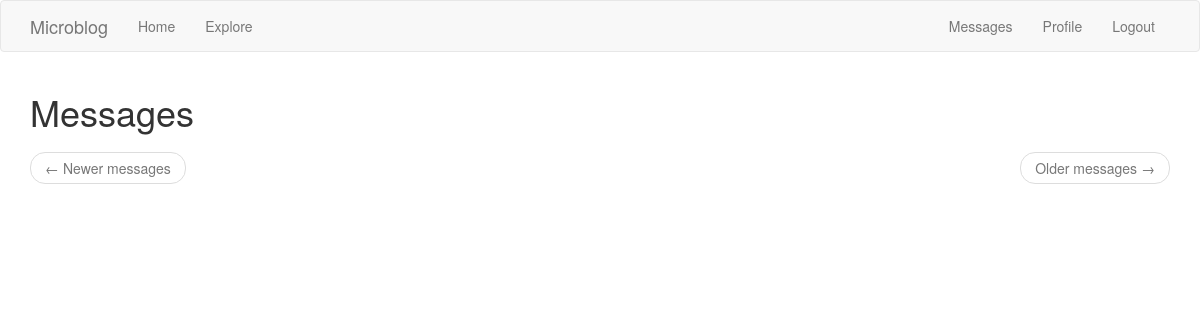
Before: /messages (signed in) with the older database file.
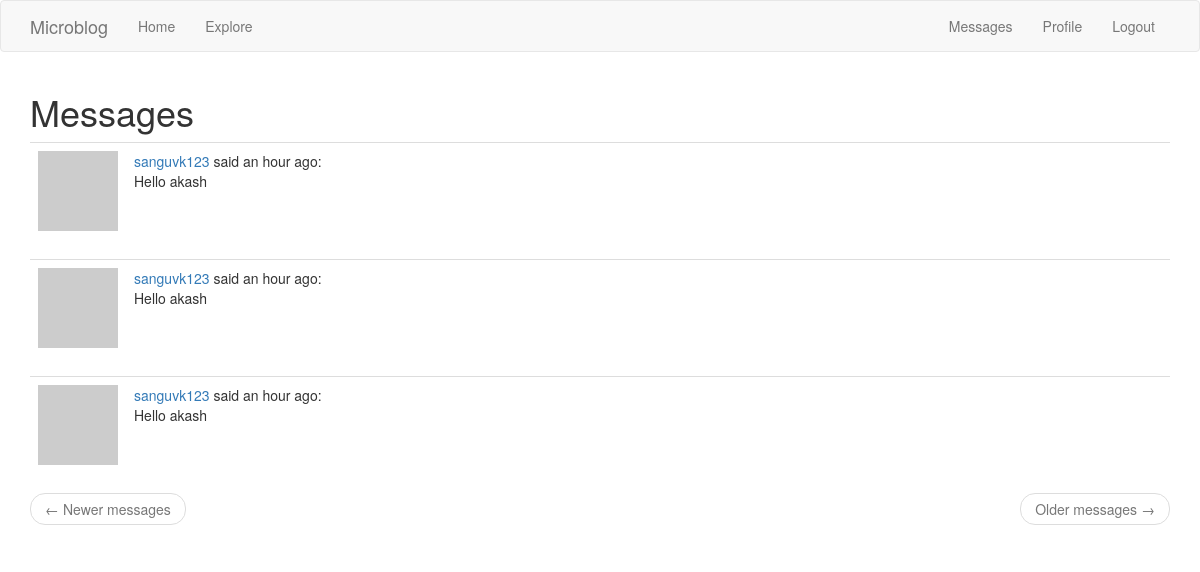
After: the same page with the newer database file.
### app/models.py (models this page shows, shortened)
class Message(db.Model):
    id = db.Column(db.Integer, primary_key=True)
    sender_id = db.Column(db.Integer, db.ForeignKey('user.id'))
    recipient_id = db.Column(db.Integer, db.ForeignKey('user.id'))
    body = db.Column(db.String(140))
    timestamp = db.Column(db.DateTime, index=True, default=datetime.utcnow)

class User(UserMixin, db.Model):
    id = db.Column(db.Integer, primary_key=True)
    username = db.Column(db.String(64), index=True, unique=True)
    email = db.Column(db.String(120), index=True, unique=True)
    password_hash = db.Column(db.String(128))
    posts = db.relationship('Post', backref='author', lazy='dynamic')
    about_me = db.Column(db.String(140))
    last_seen = db.Column(db.DateTime, default=datetime.utcnow)
    followed = db.relationship(
        'User', secondary=followers,
        primaryjoin=(followers.c.follower_id == id),
        secondaryjoin=(followers.c.followed_id == id),
        backref=db.backref('followers', lazy='dynamic'), lazy='dynamic')
    messages_sent = db.relationship('Message',
                                    foreign_keys='Message.sender_id',
                                    backref='author', lazy='dynamic')
    messages_received = db.relationship('Message',
                                        foreign_keys='Message.recipient_id',
                                        backref='recipient', lazy='dynamic')
    last_message_read_time = db.Column(db.DateTime)
    def new_messages(self):
        last_read_time = self.last_message_read_time or datetime(1900, 1, 1)
        return Message.query.filter_by(recipient=self).filter(
            Message.timestamp > last_read_time).count()
    def avatar(self, size):
        digest = md5(self.email.lower().encode('utf-8')).hexdigest()
        return 'https://www.gravatar.com/avatar/{}?d=identicon&s={}'.format(
            digest, size)

### app/routes.py (the view)
@app.route('/messages')
@login_required
def messages():
    current_user.last_message_read_time = datetime.utcnow()
    db.session.commit()
    page = request.args.get('page', 1, type=int)
    messages = current_user.messages_received.order_by(
        Message.timestamp.desc()).paginate(
            page, app.config['POSTS_PER_PAGE'], False)
    next_url = url_for('messages', page=messages.next_num) \
        if messages.has_next else None
    prev_url = url_for('messages', page=messages.prev_num) \
        if messages.has_prev else None
    return render_template('messages.html', messages=messages.items,
                           next_url=next_url, prev_url=prev_url)

### app/models.py (called while the page is built)
@login.user_loader
def load_user(id):
    return User.query.get(int(id))

### app/routes.py (called while the page is built)
@app.before_request
def before_request():
    if current_user.is_authenticated:
        current_user.last_seen = datetime.utcnow()
        db.session.commit()

### app/templates/messages.html
{% extends "base.html" %}
{% block app_content %}
    <h1>{{'Messages'}}</h1>
    {% for post in messages %}
        {% include '_post.html' %}
    {% endfor %}
    <nav aria-label="...">
        <ul class="pager">
            <li class="previous{% if not prev_url %} disabled{% endif %}">
                <a href="{{ prev_url or '#' }}">
                    <span aria-hidden="true">&larr;</span> {{'Newer messages'}}
                </a>
            </li>
            <li class="next{% if not next_url %} disabled{% endif %}">
                <a href="{{ next_url or '#' }}">
                    {{'Older messages'}} <span aria-hidden="true">&rarr;</span>
                </a>
            </li>
        </ul>
    </nav>
{% endblock %}

### app/templates/_post.html
<table class="table table-hover">
    <tr>
        <td width="70px">
            <a href="{{ url_for('user', username=post.author.username) }}">
                <img src="{{ post.author.avatar(70) }}" />
            </a>
        </td>
        <td>
            <a href="{{ url_for('user', username=post.author.username) }}">
                {{ post.author.username }}
            </a>
            said {{ moment(post.timestamp).fromNow() }}:
            <br>
            {{ post.body }}
        </td>
    </tr>
</table>

Changed rows visible on the page:
added Message: author.username "sanguvk123", timestamp "an hour ago", body "Hello akash"
added Message: author.username "sanguvk123", timestamp "an hour ago", body "Hello akash"
added Message: author.username "sanguvk123", timestamp "an hour ago", body "Hello akash"
